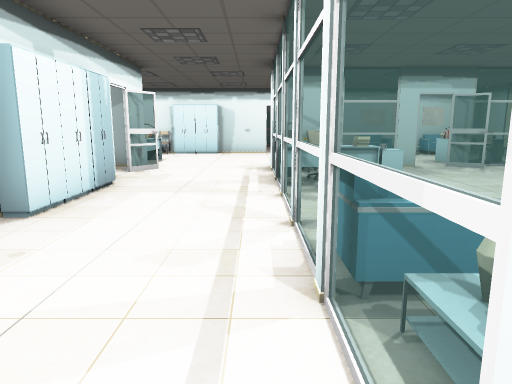
View 1 (above)

21 first-person views from a walk through a Unity game level. The camera is 1.2 m above the floor, tilts 10° down and sees 70° across. The floor is counted in squares, 1 m on a side. Each view is taken from the middle of a square. On the plan, view 1 faces up. The plan holds only what a view shows up to about 15 squares ahead; the rest is blank. The place goes on beyond the plan. The player character is not drawn. Some animated figures are left out. Door leaves are left out, so doorways stand open. Some surface patterns are stand-ins.

View 2
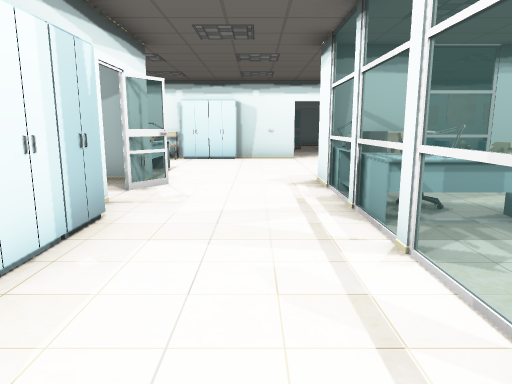

View 3
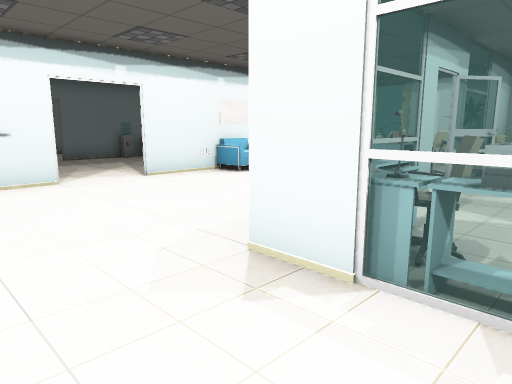

View 4
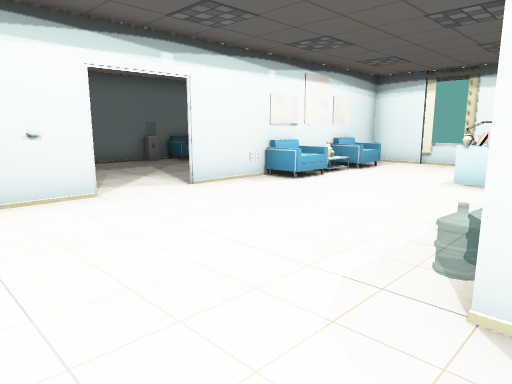

View 5
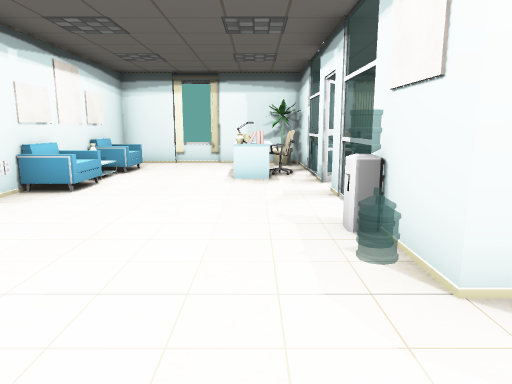

View 6
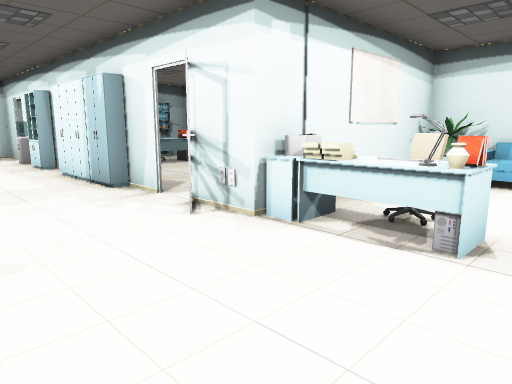

View 7
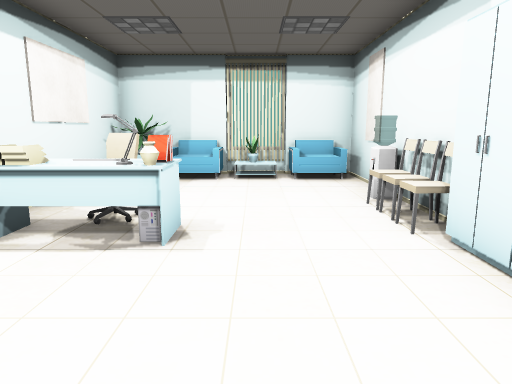

View 8
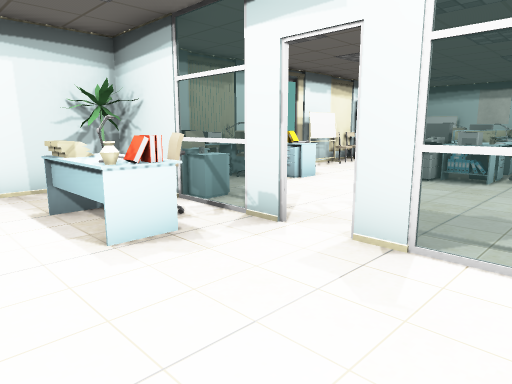

View 9
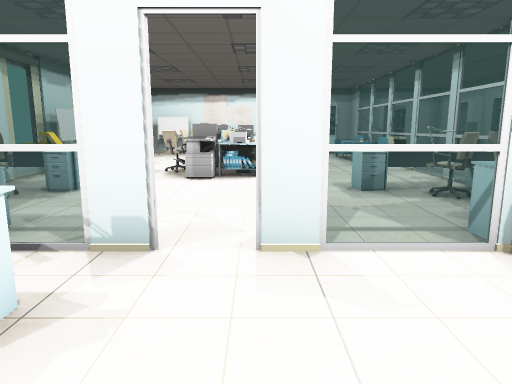

View 10
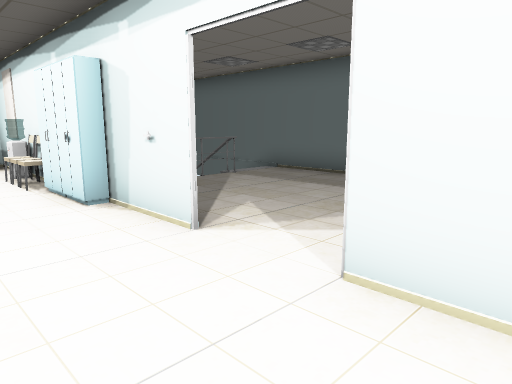

View 11
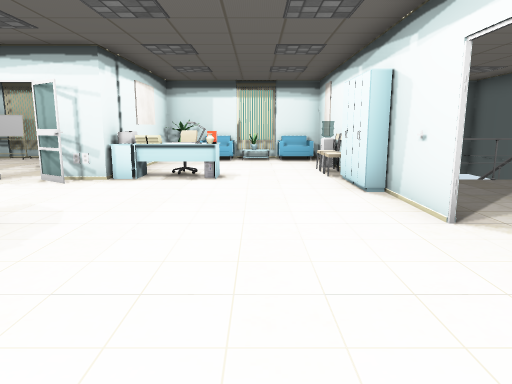

View 12
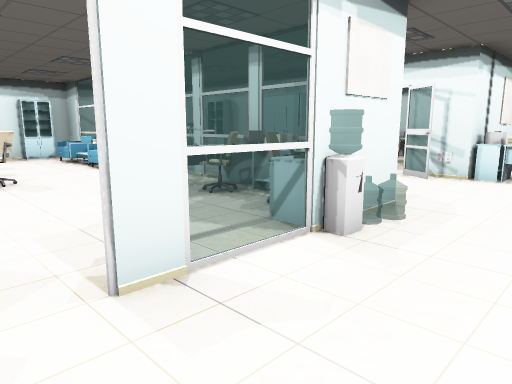

View 13
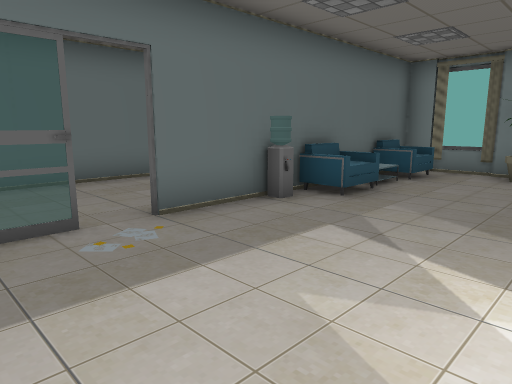

View 14
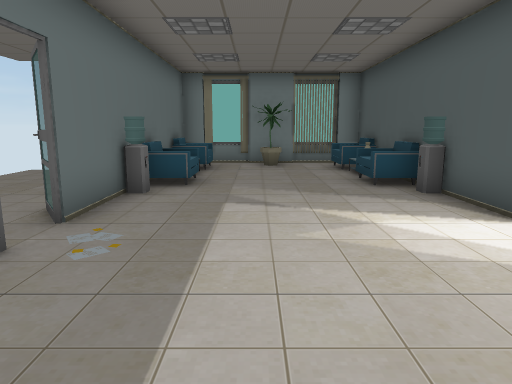

View 15
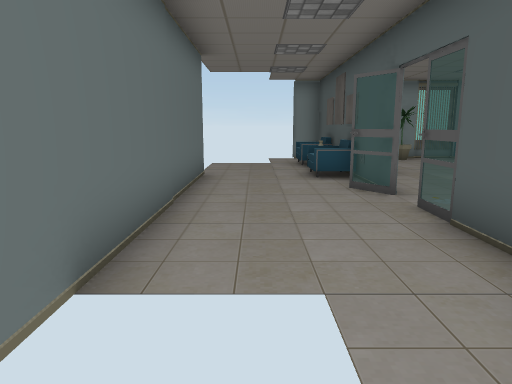

View 16
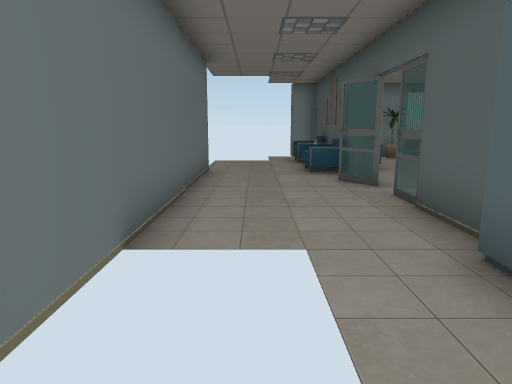

View 17
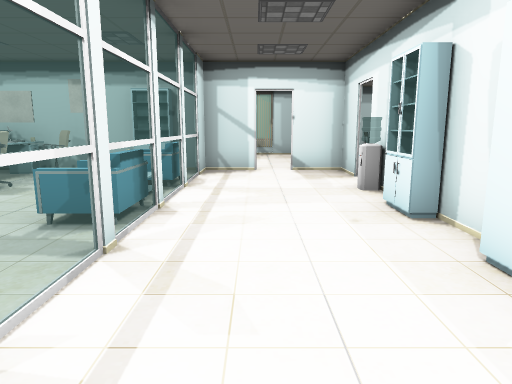

View 18
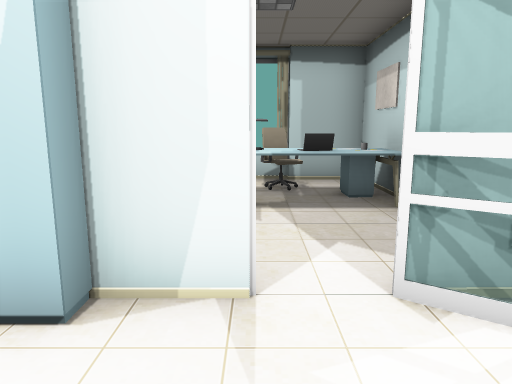

View 19
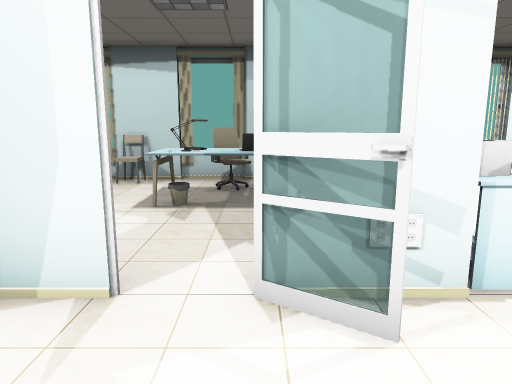

View 20
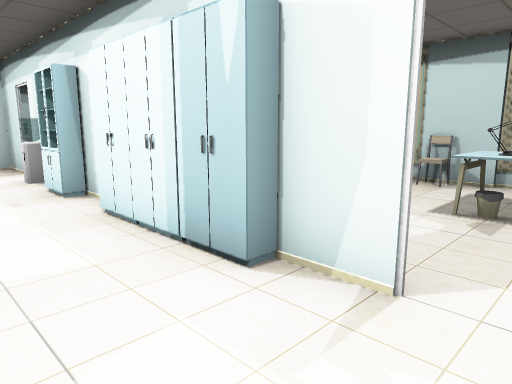

View 21
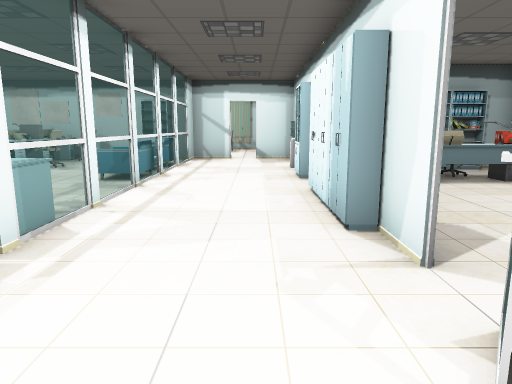

### Floor plan
Key: @ floor where view 1 was taken; # wall or solid block; . floor; / step, stairs or slope; D open door; = window, fence, low wall or low ledge; ^ raised ledge; v drop or lower ground; L lamp; T table; C chair; H thing the floor can be seen under or through; P poster; R printer; W water cooler; F flower; N notebook; O other object.
Columns run from 10 left of view 1 to 11 right of it. Each row starts with its distance up from view 1.
 28       OO
 27    OOOO#########...
 26      ..  ..........
 25        ..............
 24 #### #####OO.O#C##PC##
 23 #   ///........WC.OC##
 22     = =..............#
 21      ##=............F#
 20       # .............#
 19         .............#
 18          ##DD##WC##C##
 17 ##..W ####.DD..C#OPC.#
 16 #v..C................#
 15 #F...................#
 14 #C....L..........O...#
 13 ##...CO.....W....OT.F#
 12 #F..##T#.... ==#.CC..#
 11 ##PTT#OO...TO==#OOTTO#
 10 #CCNT.HO...LC .....C##
  9 #CCOT.HH...RC......CO#
  8 # TT..H#...O#^....TO #
  7 #C.... #...TT .....TT#
  6 #O.... #...=...TRR..##
  5 #O.... #...=..C T ..O#
  4   #O  ##...=...TOT..O#
  3   TO  #=...=.. O O. ##
  2    C  ##...=C..OT . O#
  1 ###   #W...C..COT
  0       O...@=..C#TO
 -1       ##...=..C O
 -2        ##..## POPP
 -3        =#O#   ###
 -4         ..

Positions as (right, up) in squares from view 1, and headings:
1: (0, 0), facing up
2: (-1, 3), facing up
3: (-2, 9), facing up-right
4: (-2, 11), facing up-right
5: (-2, 13), facing right
6: (0, 15), facing down-left
7: (0, 15), facing left
8: (3, 15), facing down-right
9: (5, 15), facing down
10: (4, 15), facing up-left
11: (5, 15), facing left
12: (6, 14), facing down-left
13: (0, 19), facing up-right
14: (-2, 21), facing right
15: (-4, 26), facing right
16: (-5, 26), facing right
17: (-1, 8), facing down
18: (-1, 9), facing left
19: (-1, 10), facing left
20: (-1, 10), facing down-left
21: (-2, 12), facing down
